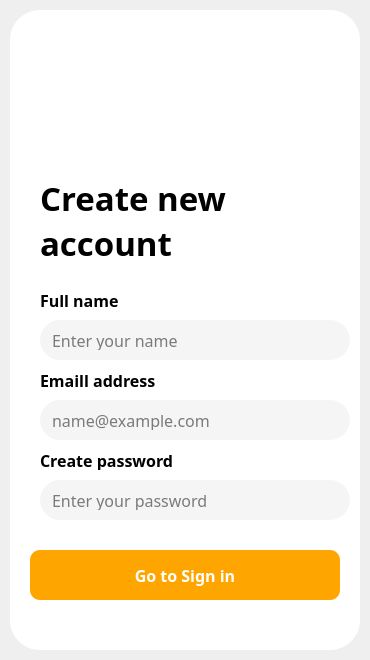
<?xml version="1.0" encoding="UTF-8"?>
<ui version="4.0">
 <class>MainWindow</class>
 <widget class="QMainWindow" name="MainWindow">
  <property name="geometry">
   <rect>
    <x>0</x>
    <y>0</y>
    <width>370</width>
    <height>660</height>
   </rect>
  </property>
  <property name="windowTitle">
   <string>MainWindow</string>
  </property>
  <widget class="QWidget" name="centralwidget">
   <widget class="QLabel" name="label">
    <property name="geometry">
     <rect>
      <x>10</x>
      <y>10</y>
      <width>350</width>
      <height>640</height>
     </rect>
    </property>
    <property name="styleSheet">
     <string notr="true">background-color: rgb(255, 255, 255);
border-radius: 30px;</string>
    </property>
    <property name="text">
     <string/>
    </property>
   </widget>
   <widget class="QPushButton" name="pushButton_3">
    <property name="geometry">
     <rect>
      <x>270</x>
      <y>3</y>
      <width>81</width>
      <height>61</height>
     </rect>
    </property>
    <property name="styleSheet">
     <string notr="true">background-color: transparent;
border: none;</string>
    </property>
    <property name="text">
     <string/>
    </property>
    <property name="icon">
     <iconset>
      <normaloff>../resources/images/icon/exit.png</normaloff>../resources/images/icon/exit.png</iconset>
    </property>
    <property name="iconSize">
     <size>
      <width>81</width>
      <height>61</height>
     </size>
    </property>
   </widget>
   <widget class="QPushButton" name="pushButton_4">
    <property name="geometry">
     <rect>
      <x>40</x>
      <y>100</y>
      <width>32</width>
      <height>32</height>
     </rect>
    </property>
    <property name="styleSheet">
     <string notr="true">background-color: transparent;
border: none;</string>
    </property>
    <property name="text">
     <string/>
    </property>
    <property name="icon">
     <iconset>
      <normaloff>../resources/images/icon/arrow_back.png</normaloff>../resources/images/icon/arrow_back.png</iconset>
    </property>
    <property name="iconSize">
     <size>
      <width>32</width>
      <height>32</height>
     </size>
    </property>
   </widget>
   <widget class="QLabel" name="label_2">
    <property name="geometry">
     <rect>
      <x>40</x>
      <y>170</y>
      <width>190</width>
      <height>100</height>
     </rect>
    </property>
    <property name="font">
     <font>
      <family>Segoe Print</family>
      <pointsize>25</pointsize>
      <bold>true</bold>
     </font>
    </property>
    <property name="text">
     <string>Create new account</string>
    </property>
    <property name="alignment">
     <set>Qt::AlignLeading|Qt::AlignLeft|Qt::AlignVCenter</set>
    </property>
    <property name="wordWrap">
     <bool>true</bool>
    </property>
   </widget>
   <widget class="QLineEdit" name="lineEdit">
    <property name="geometry">
     <rect>
      <x>40</x>
      <y>320</y>
      <width>310</width>
      <height>40</height>
     </rect>
    </property>
    <property name="font">
     <font>
      <family>Segoe UI Variable Display</family>
      <pointsize>12</pointsize>
     </font>
    </property>
    <property name="styleSheet">
     <string notr="true">border-radius: 20px;
background-color: #F5F5F5;
padding: 10px;</string>
    </property>
    <property name="alignment">
     <set>Qt::AlignLeading|Qt::AlignLeft|Qt::AlignVCenter</set>
    </property>
    <property name="placeholderText">
     <string>Enter your name</string>
    </property>
   </widget>
   <widget class="QLabel" name="label_4">
    <property name="geometry">
     <rect>
      <x>40</x>
      <y>370</y>
      <width>310</width>
      <height>20</height>
     </rect>
    </property>
    <property name="font">
     <font>
      <family>Segoe UI Variable Display</family>
      <pointsize>12</pointsize>
      <bold>true</bold>
     </font>
    </property>
    <property name="text">
     <string>Emaill address</string>
    </property>
   </widget>
   <widget class="QLineEdit" name="lineEdit_2">
    <property name="geometry">
     <rect>
      <x>40</x>
      <y>400</y>
      <width>310</width>
      <height>40</height>
     </rect>
    </property>
    <property name="font">
     <font>
      <family>Segoe UI Variable Display</family>
      <pointsize>12</pointsize>
     </font>
    </property>
    <property name="styleSheet">
     <string notr="true">border-radius: 20px;
background-color: #F5F5F5;
padding: 10px;</string>
    </property>
    <property name="echoMode">
     <enum>QLineEdit::Normal</enum>
    </property>
    <property name="placeholderText">
     <string>name@example.com</string>
    </property>
   </widget>
   <widget class="QLabel" name="label_3">
    <property name="geometry">
     <rect>
      <x>40</x>
      <y>290</y>
      <width>310</width>
      <height>20</height>
     </rect>
    </property>
    <property name="font">
     <font>
      <family>Segoe UI Variable Display</family>
      <pointsize>12</pointsize>
      <bold>true</bold>
     </font>
    </property>
    <property name="text">
     <string>Full name</string>
    </property>
   </widget>
   <widget class="QLineEdit" name="lineEdit_3">
    <property name="geometry">
     <rect>
      <x>40</x>
      <y>480</y>
      <width>310</width>
      <height>40</height>
     </rect>
    </property>
    <property name="font">
     <font>
      <family>Segoe UI Variable Display</family>
      <pointsize>12</pointsize>
     </font>
    </property>
    <property name="styleSheet">
     <string notr="true">border-radius: 20px;
background-color: #F5F5F5;
padding: 10px;</string>
    </property>
    <property name="echoMode">
     <enum>QLineEdit::Password</enum>
    </property>
    <property name="placeholderText">
     <string>Enter your password</string>
    </property>
   </widget>
   <widget class="QLabel" name="label_5">
    <property name="geometry">
     <rect>
      <x>40</x>
      <y>450</y>
      <width>310</width>
      <height>20</height>
     </rect>
    </property>
    <property name="font">
     <font>
      <family>Segoe UI Variable Display</family>
      <pointsize>12</pointsize>
      <bold>true</bold>
     </font>
    </property>
    <property name="text">
     <string>Create password</string>
    </property>
   </widget>
   <widget class="QPushButton" name="pushButton">
    <property name="geometry">
     <rect>
      <x>30</x>
      <y>550</y>
      <width>310</width>
      <height>50</height>
     </rect>
    </property>
    <property name="font">
     <font>
      <family>Segoe UI Variable Display</family>
      <pointsize>12</pointsize>
      <bold>true</bold>
     </font>
    </property>
    <property name="styleSheet">
     <string notr="true">QPushButton {
	background-color: #FFA500;
	border-radius: 10px;
	color: white;
}
QPushButton:hover {
	background-color: #FF8C00;
}</string>
    </property>
    <property name="text">
     <string>Go to Sign in</string>
    </property>
   </widget>
  </widget>
 </widget>
 <resources/>
 <connections/>
</ui>
